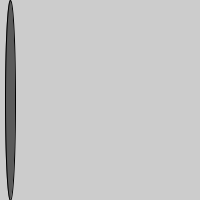
Frame 1 (no input)
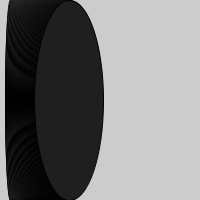
Frame 60 (the mouse pressed at the canvas centre just before this capture)
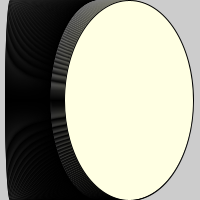
Frame 120 (the mouse held since frame 60 and released just before this capture)

The Processing sketch that drew these frames (run headless with seeded random() and noise(); from frame 60 on, the mouse is pressed at the canvas centre):

// Processing sketch: processing_35321
// ── processing_35321.pde

void	
  setup(){	
   	
  	
  size(200,200);	
   }	
   int x=10;	
  
void	
  draw(){	
   	
  	
 //background(230);	
   	
  fill(100-x);
  ellipse(x,100,x,height);	
   	
  	
  x++;	
  
}	
